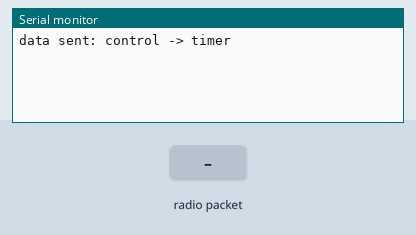
This sketch was run on a simulated ESP32. Parts: the last lines printed to the serial monitor. The inputs (shaded band) are chosen by the test bench.

Above: at 1.2 s.
1.3 s: radio packet "1" arrives
At 1.9 s:
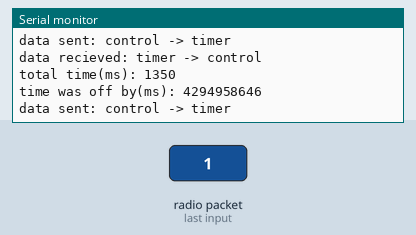
2.8 s: radio packet "0" arrives
At 4.2 s:
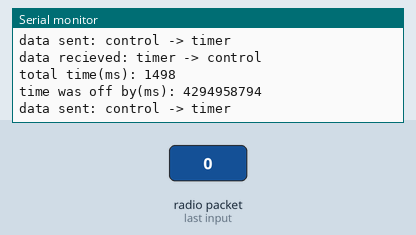

The sketch:

control.ino
```cpp
#include <esp_now.h>
#include <WiFi.h>

//address of other ESP
uint8_t timeraddr[] = {0xFC, 0xF5, 0xC4, 0x2D, 0xD2, 0xA8};
unsigned long time_sent;
unsigned long time_recieved;
int i = 0;

/*
 * dummy data structure that doesn't sent useful information
 * just contains one bit to be sent by esp-now
 * the only thing the timer needs to know is that something was sent
 */
typedef struct struct_message {
  bool dummy = false;
} struct_message;
struct_message myData;

/*
 * function tells the control what to do when something is sent to its address
 * to easily replicate the experiment, it will send an additional 10 messages to the timer
 */
void OnDataRecv(const uint8_t * mac, const uint8_t *incomingData, int len) {
    time_recieved = millis();
    Serial.print("data recieved: timer -> control\ntotal time(ms): ");
    Serial.print(time_recieved-time_sent);
    Serial.print("\n");
    Serial.print("time was off by(ms): ");
    Serial.print(abs(  (time_recieved-time_sent) - 10000));
    Serial.print("\n");
    if (i < 10) {
     time_sent = millis();
     esp_err_t result = esp_now_send(timeraddr, (uint8_t *) &myData, sizeof(myData));
     i++;
    }
}

/*
 * function tells the contril what to do when it sends data
 * it just logs the success of the transfer
 */
void OnDataSent(const uint8_t *mac_addr, esp_now_send_status_t status) {
  Serial.println(status == ESP_NOW_SEND_SUCCESS ? "data sent: control -> timer" : "Delivery Fail");
}

void setup() {
  // initializes the board as well as the protocol when data is transferred
  Serial.begin(115200);
  WiFi.mode(WIFI_STA);
  if (esp_now_init() != ESP_OK) {
    Serial.println("Error initializing ESP-NOW");
    return;
  }
  esp_now_register_recv_cb(OnDataRecv);
  esp_now_register_send_cb(OnDataSent);

  // adds timer as peer
  esp_now_peer_info_t peerInfo;
  memcpy(peerInfo.peer_addr, timeraddr, 6);
  peerInfo.channel = 0;
  peerInfo.encrypt = false;
  if (esp_now_add_peer(&peerInfo) != ESP_OK){
    return;
  }

  //the first data transfer to the timer that will set off other transfers
  time_sent = millis();
  esp_err_t result = esp_now_send(timeraddr, (uint8_t *) &myData, sizeof(myData));


}

void loop() {}
```

Measured:
- after the input at 1.3 s, the serial monitor: prints a new line after 0.05 s (image 1)
- after the input at 2.8 s, the serial monitor: prints a new line after 0.05 s (image 2)
